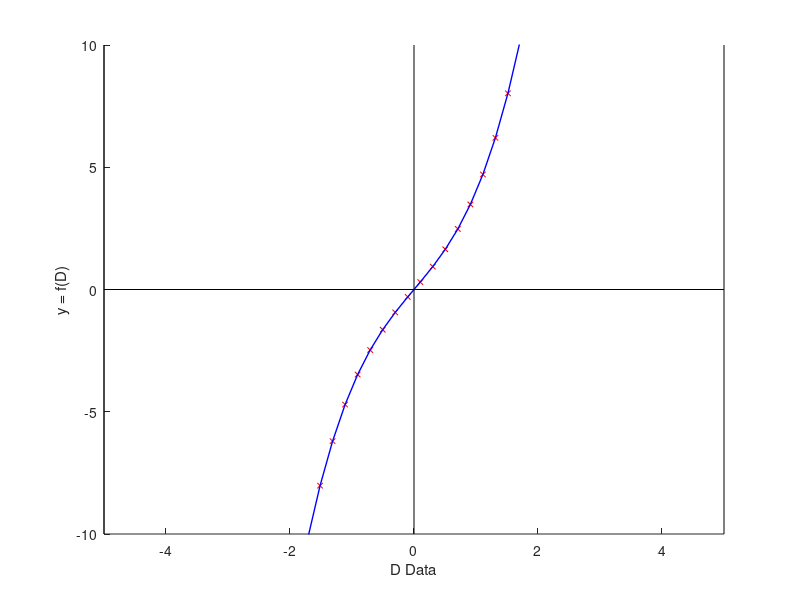

The MATLAB source for this figure:
function [] = myplot(f, D, axis_dim, col)
    % handles = {@sin, @cos, tan};for i = 1:length(handles);myplot(handles{i});end
    % for i = 1:length(handles);myplot(handles{i});end
    %
    % D = linspace(-10,10,100);
    % a = [-10 10 -2 2];
    % myplot(@cos, D, a, '-r')
    % myplot(@tan, D, a, '-b')
    % myplot(@tan, D, '-m')
    if ~exist('f','var'), f = @(x) x.^3 + 3.*x; end
    if ~exist('D','var'), D = linspace(-10,10,100); end
    if ~exist('axis_dim','var'), axis_dim = [-5 5 -10 10]; end
    if ~exist('col','var'), col = '-b'; end
    
    Y = f(D);
    hold on;
    plot(D, Y, 'rx', 'MarkerSize', 4)
    plot(D, Y, col, 'LineWidth', 1)
    plot([0 0], axis_dim(3:4), '-k', 'LineWidth', 0.6)
    plot(axis_dim(1:2), [0 0], '-k', 'LineWidth', 0.6)
    plot([axis_dim(1) axis_dim(1)], axis_dim(3:4), '-k', 'LineWidth', 0.6)
    plot([axis_dim(2) axis_dim(2)], axis_dim(3:4), '-k', 'LineWidth', 0.6)
    axis(axis_dim)
    xlabel('D Data')
    ylabel('y = f(D)')
    hold off;
end

